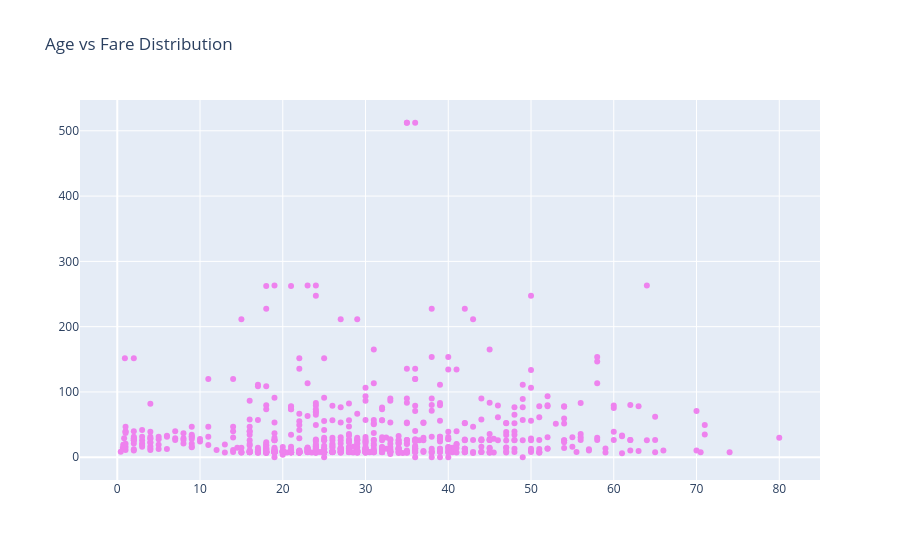

The notebook cell saved with this chart:
### Code cell
import plotly.graph_objects as go

trace = go.Scatter(
    x=data['Age'],
    y=data['Fare'],
    mode='markers',
    marker=dict(color='violet')
)

layout = go.Layout(
    title='Age vs Fare Distribution'
)

fig = go.Figure(data=[trace], layout=layout)

fig.show()

### Figure 1 — Plotly figure (JSON) as saved in the notebook; plotly's stock layout.template omitted (floating-point values rounded to 4 significant figures; data arrays with more than 128 entries replaced by an {"elided": "..."} marker saying what was removed)
{"data": [{"marker": {"color": "violet"}, "mode": "markers", "type": "scatter", "x": {"elided": "891 float values"}, "y": {"elided": "891 float values"}}], "layout": {"title": {"text": "Age vs Fare Distribution"}}}
